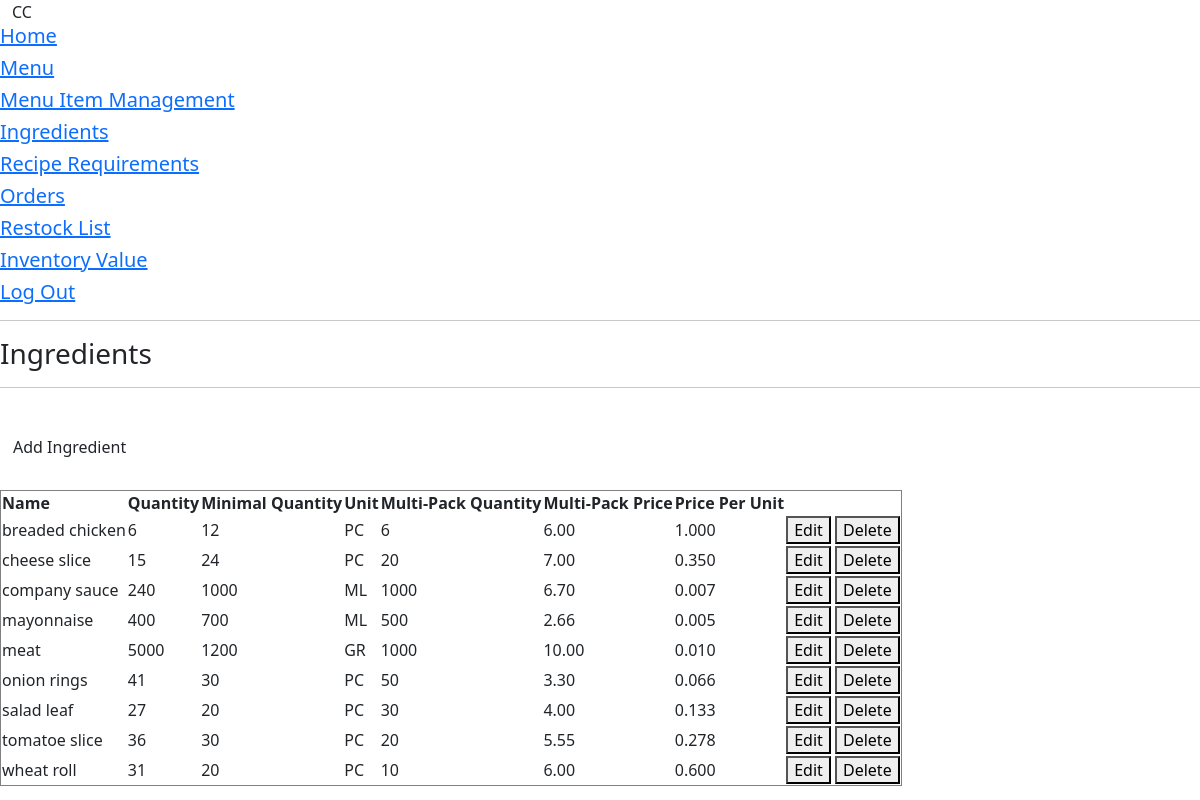
/ingredients/list (signed in), run on the app's committed database.
### crispy_crab/models.py (models this page shows, shortened)
class Ingredients(models.Model):
    PIECE = "PC"
    GRAM = "GR"
    MILLILITRE = "ML"
    INGREDIENT_UNIT_CHOICES = [
        (PIECE, "pcs."),
        (GRAM, "gr."),
        (MILLILITRE, "ml")
    ]
    ing_name = models.CharField(max_length=25, unique=True)
    ing_quantity = models.IntegerField(default=0)
    multi_pack_quantity = models.IntegerField(default=1)
    unit = models.CharField(max_length=2, choices=INGREDIENT_UNIT_CHOICES, default=PIECE)
    multi_pack_price = models.DecimalField(max_digits=8, decimal_places=2)
    minimal_quantity = models.IntegerField(default=0)
    class Meta:
        ordering = ['ing_name']
    def price_per_unit(self):
        price = getattr(self, "multi_pack_price")
        quantity = getattr(self, "multi_pack_quantity")
        ppu = round(price/quantity, 3)
        return ppu

### crispy_crab/views.py (the view)
# urls.py: path('ingredients/list', views.IngredientsList.as_view(), name='ingredientslist'),
class IngredientsList(LoginRequiredMixin, ListView):
    model = Ingredients
    template_name = "crispy_crab/ingredients_list.html"

### crispy_crab/templates/crispy_crab/ingredients_list.html
{% extends "crispy_crab/base.html" %}
{% block content %}
<hr>
<h3>Ingredients</h3>
<hr>
<br>
<a href="{% url 'ingredientscreate'%}"><button class="btn">Add Ingredient</button></a>
<br>
<br>
<table border = 1 id="ingredients_table">
  <tr>
    <th>Name</th>
    <th>Quantity</th>
    <th>Minimal Quantity</th>
    <th>Unit</th>
    <th>Multi-Pack Quantity</th>
    <th>Multi-Pack Price</th>
    <th>Price Per Unit</th>
  </tr>
{% for ingredient in ingredients_list %}
<tr>
  <td>{{ ingredient.ing_name }} </td>
  <td>{{ ingredient.ing_quantity }} </td>
  <td>{{ ingredient.minimal_quantity }} </td>
  <td>{{ ingredient.unit }} </td>
  <td>{{ ingredient.multi_pack_quantity }} </td>
  <td>{{ ingredient.multi_pack_price }} </td>
  <td>{{ ingredient.price_per_unit }} </td>
  <td>
    <a href="{% url 'ingredientsupdate' ingredient.id %}"><button>Edit</button></a>
    <a href="{% url 'ingredientsdelete' ingredient.id %}"><button>Delete</button></a>
  </td>
</tr>
{% endfor %}
</table>
{% endblock %}

### data on the page
Ingredients: ing_name "breaded chicken", ing_quantity "6", minimal_quantity "12", unit "PC", multi_pack_quantity "6", multi_pack_price "6.00", price_per_unit "1.000"
Ingredients: ing_name "cheese slice", ing_quantity "15", minimal_quantity "24", unit "PC", multi_pack_quantity "20", multi_pack_price "7.00", price_per_unit "0.350"
Ingredients: ing_name "company sauce", ing_quantity "240", minimal_quantity "1000", unit "ML", multi_pack_quantity "1000", multi_pack_price "6.70", price_per_unit "0.007"
Ingredients: ing_name "mayonnaise", ing_quantity "400", minimal_quantity "700", unit "ML", multi_pack_quantity "500", multi_pack_price "2.66", price_per_unit "0.005"
Ingredients: ing_name "meat", ing_quantity "5000", minimal_quantity "1200", unit "GR", multi_pack_quantity "1000", multi_pack_price "10.00", price_per_unit "0.010"
Ingredients: ing_name "onion rings", ing_quantity "41", minimal_quantity "30", unit "PC", multi_pack_quantity "50", multi_pack_price "3.30", price_per_unit "0.066"
Ingredients: ing_name "salad leaf", ing_quantity "27", minimal_quantity "20", unit "PC", multi_pack_quantity "30", multi_pack_price "4.00", price_per_unit "0.133"
Ingredients: ing_name "tomatoe slice", ing_quantity "36", minimal_quantity "30", unit "PC", multi_pack_quantity "20", multi_pack_price "5.55", price_per_unit "0.278"
Ingredients: ing_name "wheat roll", ing_quantity "31", minimal_quantity "20", unit "PC", multi_pack_quantity "10", multi_pack_price "6.00", price_per_unit "0.600"
